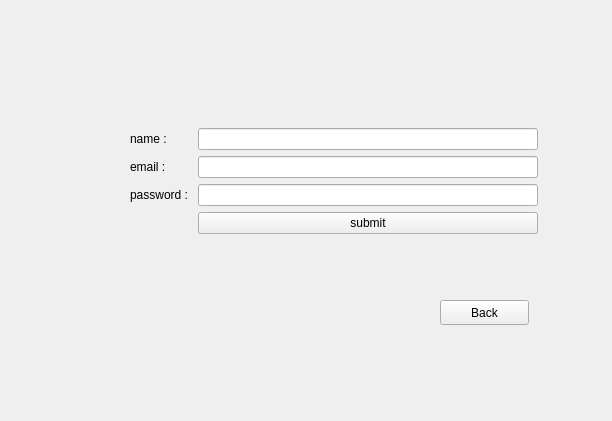
<?xml version="1.0" encoding="UTF-8"?>
<ui version="4.0">
 <class>Login</class>
 <widget class="QWidget" name="Login">
  <property name="geometry">
   <rect>
    <x>0</x>
    <y>0</y>
    <width>612</width>
    <height>421</height>
   </rect>
  </property>
  <property name="windowTitle">
   <string>Form</string>
  </property>
  <widget class="QWidget" name="formLayoutWidget">
   <property name="geometry">
    <rect>
     <x>120</x>
     <y>120</y>
     <width>421</width>
     <height>161</height>
    </rect>
   </property>
   <layout class="QFormLayout" name="formLayout">
    <property name="leftMargin">
     <number>10</number>
    </property>
    <property name="topMargin">
     <number>8</number>
    </property>
    <property name="rightMargin">
     <number>3</number>
    </property>
    <property name="bottomMargin">
     <number>2</number>
    </property>
    <item row="0" column="0">
     <widget class="QLabel" name="name">
      <property name="text">
       <string>name : </string>
      </property>
     </widget>
    </item>
    <item row="1" column="0">
     <widget class="QLabel" name="email">
      <property name="text">
       <string>email : </string>
      </property>
     </widget>
    </item>
    <item row="2" column="0">
     <widget class="QLabel" name="password">
      <property name="text">
       <string>password : </string>
      </property>
     </widget>
    </item>
    <item row="0" column="1">
     <widget class="QLineEdit" name="nameIn"/>
    </item>
    <item row="1" column="1">
     <widget class="QLineEdit" name="emailIn"/>
    </item>
    <item row="2" column="1">
     <widget class="QLineEdit" name="passwordIn"/>
    </item>
    <item row="3" column="1">
     <widget class="QPushButton" name="submit">
      <property name="text">
       <string>submit</string>
      </property>
     </widget>
    </item>
   </layout>
  </widget>
  <widget class="QPushButton" name="back">
   <property name="geometry">
    <rect>
     <x>440</x>
     <y>300</y>
     <width>89</width>
     <height>25</height>
    </rect>
   </property>
   <property name="text">
    <string>Back</string>
   </property>
  </widget>
 </widget>
 <resources/>
 <connections/>
</ui>
